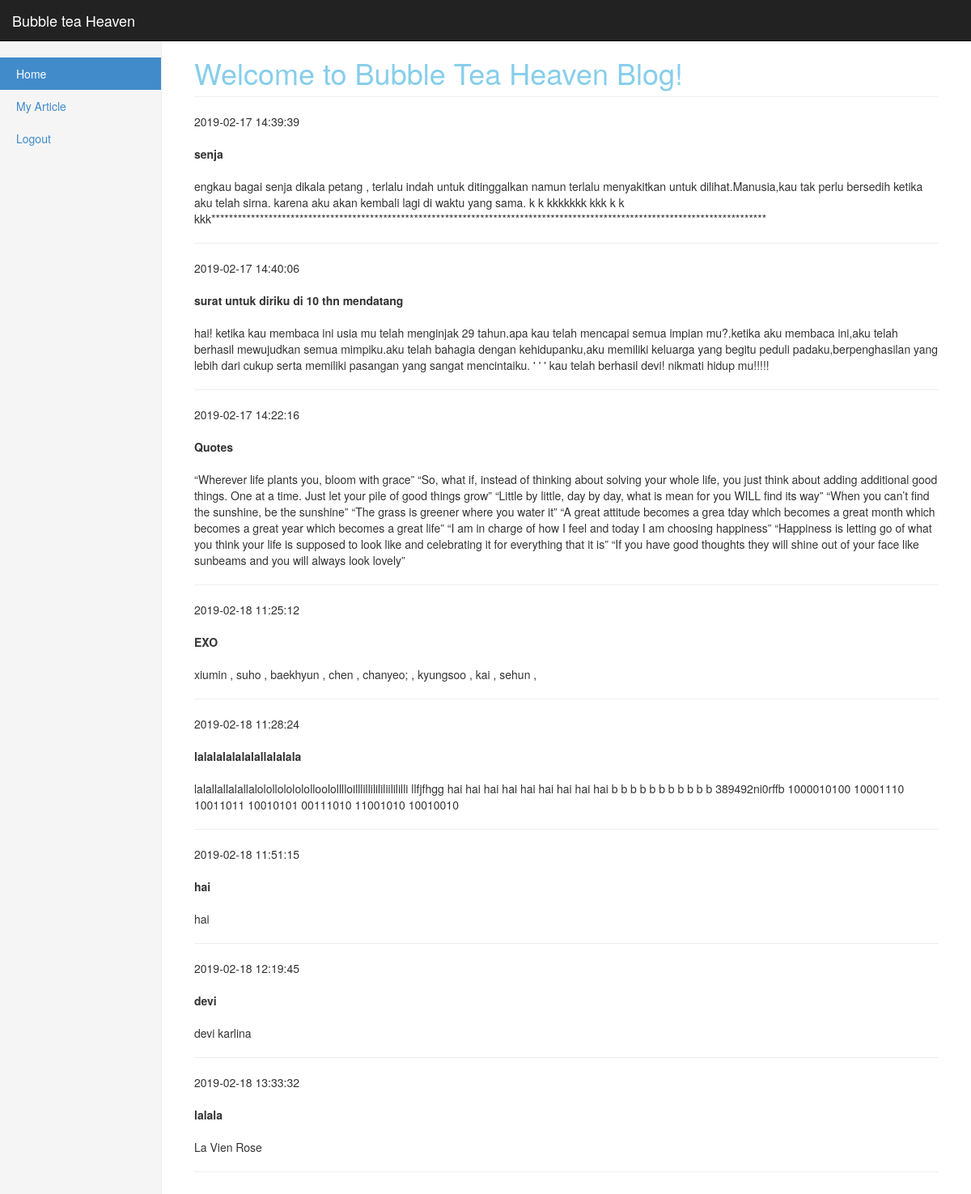
/home2.php (signed in), run on the app's committed database.
### tables this page shows
CREATE TABLE IF NOT EXISTS `post` (
`id_post` int(11) NOT NULL,
  `title` varchar(50) NOT NULL,
  `isi` text NOT NULL,
  `waktu` timestamp NOT NULL DEFAULT CURRENT_TIMESTAMP ON UPDATE CURRENT_TIMESTAMP,
  `id_user` int(11) NOT NULL
);

### home2.php (the view, shortened to what this page needs)
<!DOCTYPE html>
<html lang="en">
  <head>
    <link href="bootstrap.css" rel="stylesheet">
    <link href="dashboard.css" rel="stylesheet">
  </head>
  <body>
    <div class="navbar navbar-inverse navbar-fixed-top" role="navigation">
      <div class="container-fluid">
        <div class="navbar-header">
            <a class="navbar-brand"><font color ="white">Bubble tea Heaven</font></a>
        </div>
      </div>
    </div>
    <div class="container-fluid">
      <div class="row">
        <div class="col-sm-3 col-md-2 sidebar">
          <ul class="nav nav-sidebar">
          <li class="active"><a href="home2.php">Home</a></li>
           <li ><a href="post.php">My Article</a></li>
           <li><a href="logout.php">Logout</a></li>
            <br>
          </ul>
        </div>
          <div class="col-sm-9 col-sm-offset-3 col-md-10 col-md-offset-2 main">
            <h1 class="page-header"><font color="skyblue">Welcome to Bubble Tea Heaven Blog!</font></h1>
            <?php
              if(isset($_COOKIE["id"])){
                include("koneksi.php");
              $sql = "SELECT * FROM post";
              $result = $conn->query($sql);
                if ($result->num_rows > 0) {
                    while($row = $result->fetch_assoc()) {
                        echo " ".$row["waktu"]."<br>"."<br>";
                        echo "<strong> " . $row["title"]."</strong><br>"."<br>";
                        echo " " . substr($row["isi"], 0,10000);
                        echo "<hr/>";
                      }
                } else {
                    echo "0 results";
                }
              }else{
                header('location:home.php');
              }
              ?>
          </div>
      </div>
    </div>
  </body>
</html>

### dashboard.css (style rules this page uses)
body { padding-top: 50px; }
.sidebar { display: none; }
@media (min-width: 768px) { .sidebar { position: fixed; top: 51px; bottom: 0; left: 0; z-index: 1000; display: block; padding: 20px; overflow-x: hidden; overflow-y: auto; background-color: #f5f5f5; border-right: 1px solid #eee; } }
.nav-sidebar { margin-right: -21px; margin-bottom: 20px; margin-left: -20px; }
.nav-sidebar > li > a { padding-right: 20px; padding-left: 20px; }
.nav-sidebar > .active > a { color: #fff; background-color: #428bca; }
.main { padding: 20px; }
@media (min-width: 768px) { .main { padding-right: 40px; padding-left: 40px; } }
.main .page-header { margin-top: 0; }

### data on the page
post: waktu "2019-02-17 14:39:39", title "senja", isi "engkau bagai senja dikala petang , terlalu indah untuk ditinggalkan namun terlalu menyakitkan untuk dilihat.Manusia,kau tak perlu bersedih ketika aku telah sirna. karena aku akan kembali lagi di waktu yang sama. k k kkkkkkk kkk k k kkk******************************************************************************************************************************"
post: waktu "2019-02-17 14:40:06", title "surat untuk diriku di 10 thn mendatang", isi "hai! ketika kau membaca ini usia mu telah menginjak 29 tahun.apa kau telah mencapai semua impian mu?.ketika aku membaca ini,aku telah berhasil mewujudkan semua mimpiku.aku telah bahagia dengan kehidupanku,aku memiliki keluarga yang begitu peduli padaku,berpenghasilan yang lebih dari cukup serta memiliki pasangan yang sangat mencintaiku. ' ' ' kau telah berhasil devi! nikmati hidup mu!!!!!"
post: waktu "2019-02-17 14:22:16", title "Quotes", isi "“Wherever life plants you, bloom with grace” “So, what if, instead of thinking about solving your whole life, you just think about adding additional good things. One at a time. Just let your pile of good things grow” “Little by little, day by day, what is mean for you WILL find its way” “When you can’t find the sunshine, be the sunshine” “The grass is greener where you water it” “A great attitude becomes a grea tday which becomes a great month which becomes a great year which becomes a great life” “I am in charge of how I feel and today I am choosing happiness” “Happiness is letting go of what you think your life is supposed to look like and celebrating it for everything that it is” “If you…"
post: waktu "2019-02-18 11:25:12", title "EXO", isi "xiumin , suho , baekhyun , chen , chanyeo; , kyungsoo , kai , sehun ,"
post: waktu "2019-02-18 11:28:24", title "lalalalalalalallalalala", isi "lalallallalallalolollololololloololllloilllillilililiilililli llfjfhgg hai hai hai hai hai hai hai hai hai b b b b b b b b b b b 389492ni0rffb 1000010100 10001110 10011011 10010101 00111010 11001010 10010010"
post: waktu "2019-02-18 11:51:15", title "hai", isi "hai"
post: waktu "2019-02-18 12:19:45", title "devi", isi "devi karlina"
post: waktu "2019-02-18 13:33:32", title "lalala", isi "La Vien Rose"
